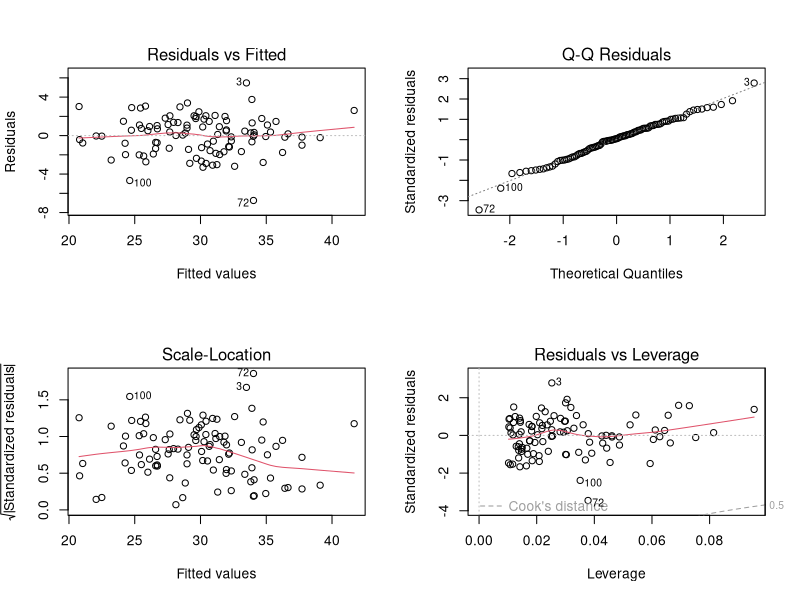
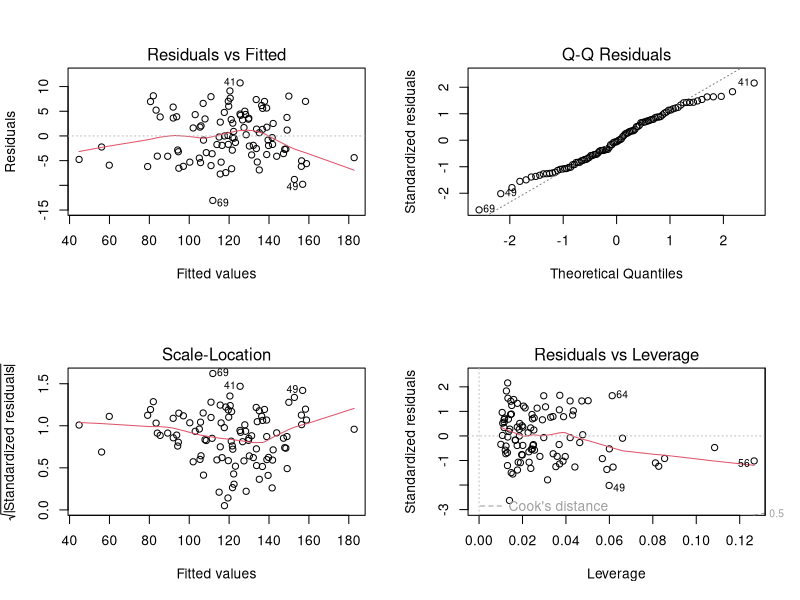
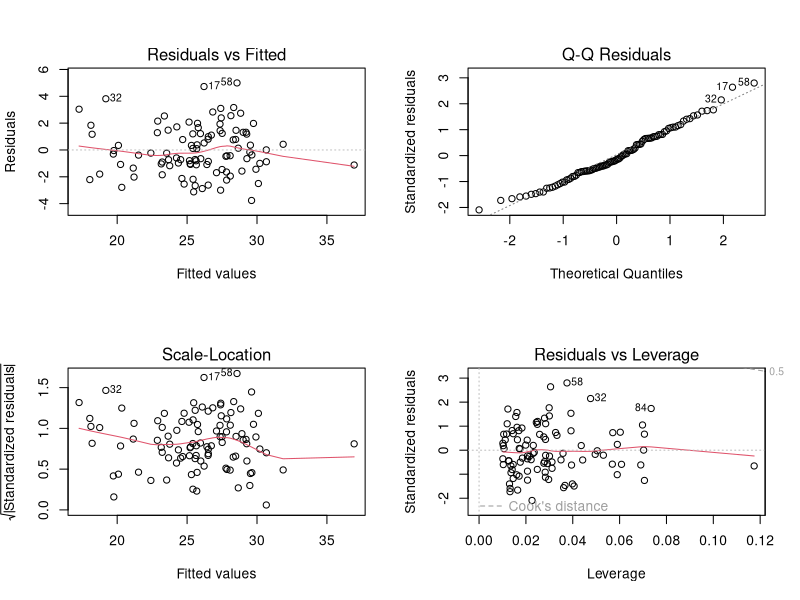
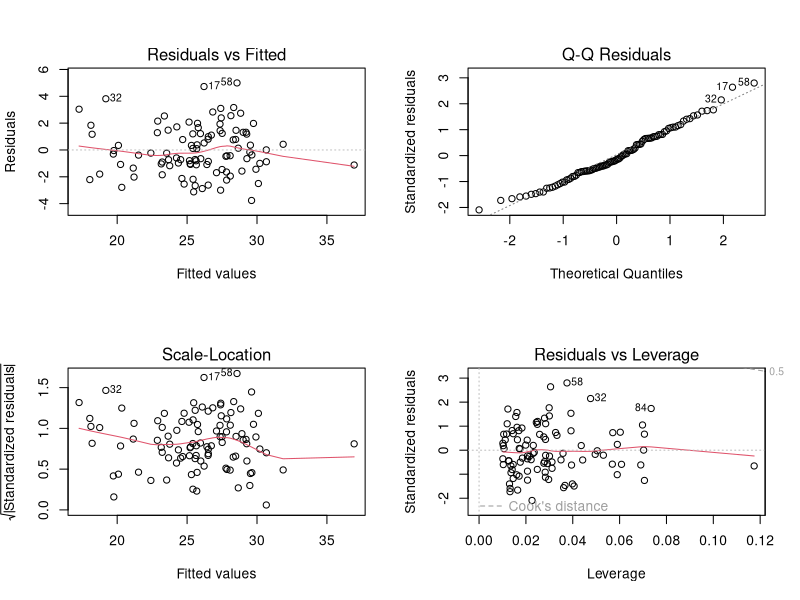
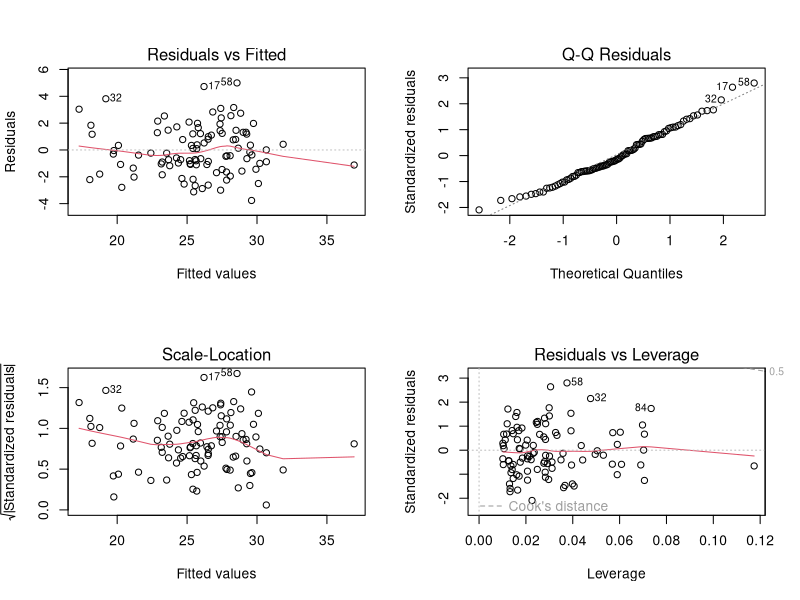
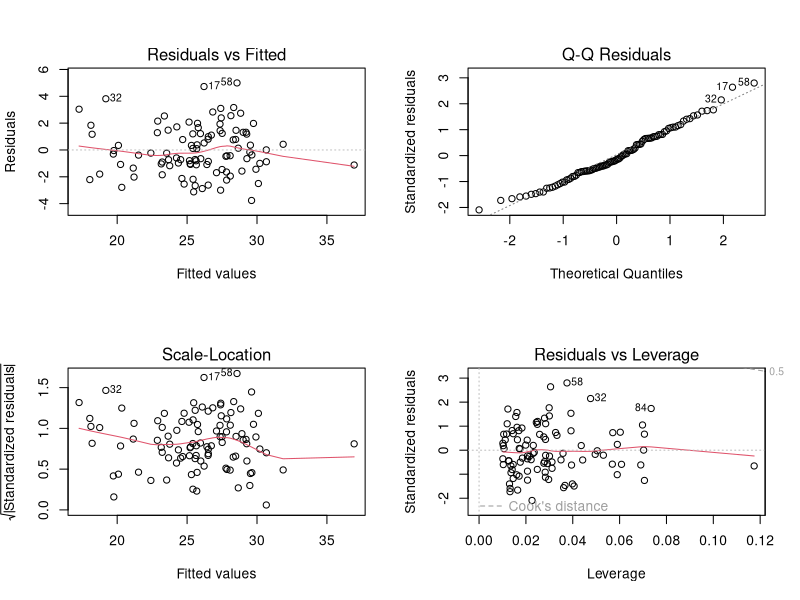

Reproduce these figures in R, in order. (Note: this script raises an error after producing the figures.)
#Exercise 2
set.seed(124)
engine <- rnorm(100, 2.0, 0.5)
horsepower <- engine*50 + rnorm(100, 0, 5)
weight <- horsepower*10 + rnorm(100, 0, 50)
mpg <- 50 - 5*engine - 0.01*weight + rnorm(100, 0, 2)
data2 <- data.frame(mpg, engine, horsepower, weight)

model_full <- lm(mpg ~ engine + horsepower + weight, data = data2)
summary(model_full)
library(car)
vif(model_full)
library(MASS)
model_step<- stepAIC(model_full)
model_step

model.ref <- lm(mpg ~ engine + weight)
vif(model.ref)

par(mfrow=c(2,2))
plot(model.ref)
summary(model.ref)

#Exercise 3
set.seed(125)
study <- rnorm(100, 5, 2)
attendance <- study*2 + rnorm(100, 0, 1)
sleep <- rnorm(100, 7, 1)
grade <- 50 + 5*study + 3*attendance + 2*sleep + rnorm(100, 0, 5)
data3 <- data.frame(grade, study, attendance, sleep)

model_full <- lm(grade ~ sleep + attendance + study, data = data3)
summary(model_full)
library(car)
vif(model_full)
library(MASS)
model_step<- stepAIC(model_full)
model_step

model.ref <- lm(grade ~ sleep + attendance)
vif(model.ref)
par(mfrow=c(2,2))
plot(model.ref)
summary(model.ref)

#Exercise 4
set.seed(126)
tv <- rnorm(100, 200, 50)
radio <- tv*0.5 + rnorm(100, 0, 10)
social <- tv*0.3 + rnorm(100, 0, 15)
sales <- 10 + 0.05*tv + 0.04*radio + 0.03*social + rnorm(100, 0, 2)
data4 <- data.frame(sales, tv, radio, social)

model_full <- lm(sales ~ social + radio + tv, data = data4)
summary(model_full)
library(car)
vif(model_full)
library(MASS)
model_step<- stepAIC(model_full)
model_step

model.ref <- lm(sales ~ tv + social)
vif(model.ref)
par(mfrow=c(2,2))
plot(model.ref)
summary(model.ref)

#Exercise 5
set.seed(127)
income <- rnorm(100, 50000, 10000)
interest <- income/10000 + rnorm(100,0,0.5)
demand <- 200 + 0.01*income - 5*interest + rnorm(100,0,10)
data5 <- data.frame(demand, income, interest)

model_full <- lm(demand ~ income + interest, data = data5)
summary(model_full)
library(car)
vif(model_full)
library(MASS)
model_step<- stepAIC(model_full)
model_step

par(mfrow=c(2,2))
plot(model.ref)

#Exercise 6
set.seed(128)
temp <- rnorm(100, 20, 5)
humidity <- temp*2 + rnorm(100,0,3)
energy <- 100 - 2*temp + 0.5*humidity + rnorm(100,0,5)
data6 <- data.frame(energy, temp, humidity)

model_full <- lm(energy ~ temp + humidity, data = data6)
summary(model_full)
library(car)
vif(model_full)
library(MASS)
model_step<- stepAIC(model_full)
model_step

par(mfrow=c(2,2))
plot(model.ref)

#Exercise 7
set.seed(129)
experience <- rnorm(100, 10, 5)
education <- experience*0.8 + rnorm(100,0,1)
salary <- 30000 + 2000*experience + 1500*education + rnorm(100,0,5000)
data7 <- data.frame(salary, experience, education)

model_full <- lm(salary ~ education + experience, data = data7)
summary(model_full)
library(car)
vif(model_full)
library(MASS)
model_step<- stepAIC(model_full)
model_step

par(mfrow=c(2,2))
plot(model.ref)

#Exercise 8
set.seed(130)
labor <- rnorm(100, 50, 10)
capital <- labor*1.5 + rnorm(100,0,5)
output <- 100 + 2*labor + 3*capital + rnorm(100,0,10)
data8 <- data.frame(output, labor, capital)

model_full <- lm(output ~ capital + labour, data = data8)
summary(model_full)
library(car)
vif(model_full)
library(MASS)
model_step<- stepAIC(model_full)
model_step

par(mfrow=c(2,2))
plot(model.ref)

#Exercise 9
set.seed(131)
exercise <- rnorm(100, 3, 1)
diet <- exercise*1.2 + rnorm(100,0,0.5)
health <- 50 + 5*exercise + 4*diet + rnorm(100,0,3)
data9 <- data.frame(health, exercise, diet)

model_full <- lm(health ~ diet + exercise, data = data9)
summary(model_full)
library(car)
vif(model_full)
library(MASS)
model_step<- stepAIC(model_full)
model_step

par(mfrow=c(2,2))
plot(model.ref)

#Exercise 10
set.seed(132)
debt <- rnorm(100, 10000, 3000)
income <- debt*2 + rnorm(100,0,2000)
risk <- 0.5*debt - 0.3*income + rnorm(100,0,1000)
data10 <- data.frame(risk, debt, income)

model_full <- lm(risk ~ income + debt , data = data10)
summary(model_full)
library(car)
vif(model_full)
library(MASS)
model_step<- stepAIC(model_full)
model_step

par(mfrow=c(2,2))
plot(model.ref)
